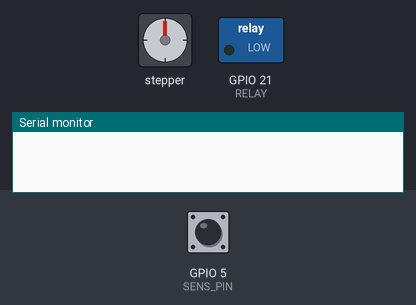
A sketch run on a simulated ESP32. On the bench: stepper motor, switched loads named in the sketch (green lamp = pin HIGH), the last lines printed to the serial monitor. Inputs (shaded band) come from the test bench; at power-on: GPIO 5 (SENS_PIN) HIGH. Stepper angles assume 200 steps per turn.

Above: at 2.5 s.
2.6 s: GPIO 5 (SENS_PIN) driven LOW
At 3.57 s:
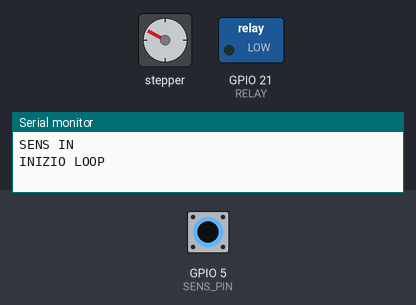
5.6 s: GPIO 5 (SENS_PIN) driven HIGH
8.6 s: GPIO 5 (SENS_PIN) driven LOW
At 10.27 s:
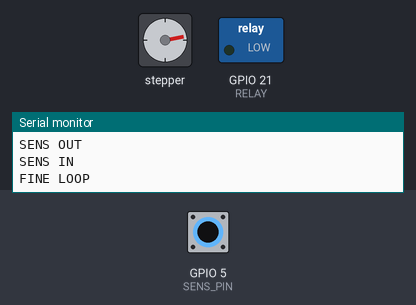
11.6 s: GPIO 5 (SENS_PIN) pulsed HIGH 2 times (0.12 s each, 0.3 s apart)
15.2 s: GPIO 5 (SENS_PIN) pulsed HIGH 5 times (0.12 s each, 0.3 s apart)
At 16.8 s:
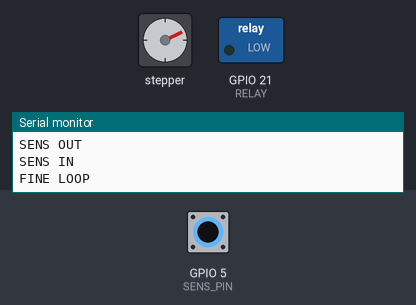
Timing chart, 0 to 27.6 s (numbered marks = the images above; inputs shaded):
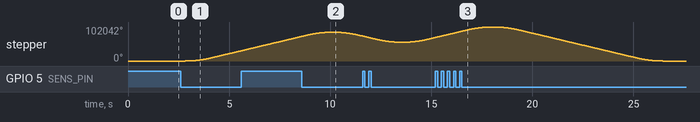

The sketch:

galvanico.ino
```cpp
#include "FastAccelStepper.h"

#define MOT_PULSE 25
#define MOT_DIR 26

#define SENS_PIN 5
#define RELAY 21

FastAccelStepperEngine engine = FastAccelStepperEngine();
FastAccelStepper *mot = NULL;
FastAccelStepper *top = NULL;

void setup() {
  delay(1000);

  Serial.begin(9600);
  delay(100);

  pinMode(SENS_PIN, INPUT_PULLUP);
  bolleOff();
  pinMode(RELAY, OUTPUT);
  delay(100);

  engine.init();
  mot = engine.stepperConnectToPin(MOT_PULSE);

  if (mot) {
      mot->setDirectionPin(MOT_DIR);
      mot->setSpeedInHz(8000);
      mot->setAcceleration(6000);
      //mot->runForward();
      //mot->runBackward();
  }

  //while (true) {};

  delay(100);

}

unsigned long tClosing = 0;
bool presence = false;
bool pClose = false;
bool pOpen = true;

unsigned long t_BTN1 = 0, tS_BTN1 = 0;
bool s_BTN1 = false, p_BTN1 = true;

bool loop_pressa = false;

bool fine_corsa = false;
long target_pos = 70000;
long bolle_pos = 55000;
int attesa = 5000;

unsigned long tDebug = 0;
unsigned long tAttesa = 0;
unsigned long tCheck = 0;

int loop_counter = 0;

int S = 0;
bool P = true;
bool E = false;
unsigned long T = 0;

void loop() {

  check_BTN1();

  if (loop_pressa) {

    if (S == 0) { // MI TROVO SU
      if (P) {
        P = false;
        E = false;
        T = millis();
      }

      if ((millis() - T) > 3000) { // ASPETTO 3 SECONDI E PARTO
        E = true;
        mot->moveTo(target_pos);
      }

      if (E) {
        E = false;
        P = true;
        S = 1;
      }
    }

    else if (S == 1) { // DISCESA E ACCENSIONE BOLLE
      if (P) {
        P = false;
        E = false;
        T = millis();
      }

      if (mot->getCurrentPosition() > bolle_pos) {
        bolleOn();
      }

      if (!mot->isRunning()) {
        E = true;
      }

      if (E) {
        E = false;
        P = true;
        S = 2;
      }
    }

    else if (S == 2) { // ATTESA CON BOLLE
      if (P) {
        P = false;
        E = false;
        T = millis();
      }

      if ((millis() - T) > 5000) {
        mot->moveTo(0);
        E = true;
      }

      if (E) {
        E = false;
        P = true;
        S = 3;
      }
    }

    else if (S == 3) { // RISALITA
      if (P) {
        P = false;
        E = false;
        T = millis();
      }

      if (mot->getCurrentPosition() < bolle_pos) {
        bolleOff();
      }

      if (!mot->isRunning()) {
        E = true;
      }

      if (E) {
        E = false;
        P = true;
        S = 0;
      }
    }

  }


}

void bolleOn() {
  digitalWrite(RELAY,HIGH);
}

void bolleOff() {
  digitalWrite(RELAY,LOW);
}


void check_BTN1() {
  if (!s_BTN1) {
    if ((millis() - t_BTN1) > 200) {
      if (!digitalRead(SENS_PIN)) {
        if (p_BTN1) {
          p_BTN1 = false;
          tS_BTN1 = millis();
        }
        if ((millis() - tS_BTN1) > 200) {
          t_BTN1 = millis();
          s_BTN1 = true;

          // PREMUTO DOPO 200 ms
          Serial.println("SENS IN");

          if (!loop_pressa) {
            Serial.println("INIZIO LOOP");
            loop_pressa = true;
            mot->moveTo(target_pos);
            bolleOff();
            loop_counter = 0;
          } else {
            loop_pressa = false;
            Serial.println("FINE LOOP");
            mot->stopMove();
            while (mot->isRunning()) {}
            mot->moveTo(0);
            bolleOff();
          }

        }
      } else {
        tS_BTN1 = millis();
      }
    }
  } else {
    if ((millis() - t_BTN1) > 200) {
      if (digitalRead(SENS_PIN)) {
        t_BTN1 = millis();
        s_BTN1 = false;
        p_BTN1 = true;

        // RILASCIATO DOPO 200 ms
        Serial.println("SENS OUT");


      }
    }
  }
}
```

Measured:
- after the input at 2.6 s, stepper: keeps turning clockwise at about 11072°/s, starting after 0.22 s
- after the input at 8.6 s, GPIO 21 (RELAY): stays LOW (without the input it goes to HIGH after 1.7 s)
- after the input at 15.2 s, GPIO 21 (RELAY): stays LOW (without the input it goes to HIGH after 2.0 s)
